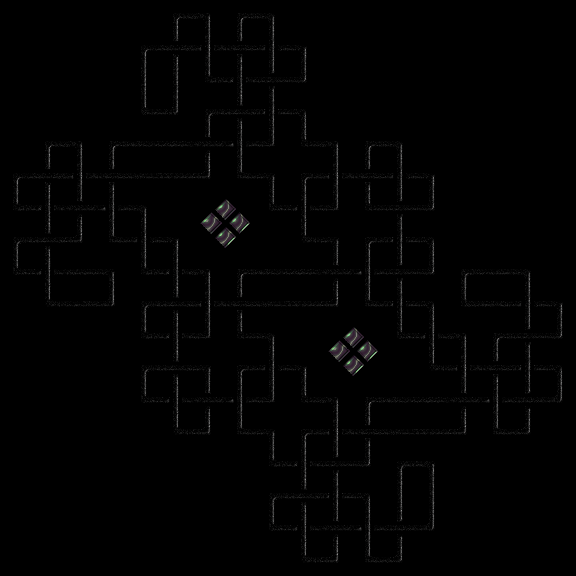

Rendered tile map (Tiled .tmx) drawn with the repository's tilesets; below, a short description and the full map source, tile grids included:
An orthogonal 9x9 tile map with 64x64 px tiles, 4 tile layers (Hidden Items, Items, Blocks, BlockExtras), 1 hidden layer not drawn, 3 tilesets.

<map version="1.8" tiledversion="1.10.2" orientation="orthogonal" renderorder="right-down" width="9" height="9" tilewidth="64" tileheight="64" infinite="0" nextlayerid="11" nextobjectid="173">
 <properties>
  <property name="Boundary Type" propertytype="Boundary Type" value="LeftRightTopBottom" />
 </properties>
 <tileset firstgid="1" source="../StaticObjects.tsx" />
 <tileset firstgid="89" source="../BoxDrawing.tsx" />
 <tileset firstgid="105" source="Lattice.tsx" />
 <layer id="4" name="Hidden Items" width="9" height="9">
  <data encoding="csv">
0,0,0,0,0,0,0,0,0,
0,0,0,0,0,0,0,0,0,
0,0,0,0,0,0,0,0,0,
0,0,0,0,0,0,0,0,0,
0,0,0,0,0,0,0,0,0,
0,0,0,0,0,0,0,0,0,
0,0,0,0,0,0,0,0,0,
0,0,0,0,0,0,0,0,0,
0,0,0,0,0,0,0,0,0
</data>
 </layer>
 <layer id="2" name="Items" width="9" height="9">
  <data encoding="csv">
0,0,0,0,0,0,0,0,0,
0,0,0,0,0,0,0,0,0,
0,0,0,0,0,0,0,0,0,
0,0,0,0,0,0,0,0,0,
0,0,0,0,0,0,0,0,0,
0,0,0,0,0,0,0,0,0,
0,0,0,0,0,0,0,0,0,
0,0,0,0,0,0,0,0,0,
0,0,0,0,0,0,0,0,0
</data>
 </layer>
 <layer id="1" name="Blocks" width="9" height="9">
  <data encoding="csv">
0,0,110,111,112,0,0,0,0,
0,0,117,114,116,0,0,0,0,
110,111,107,119,115,111,112,0,0,
114,119,112,25,118,115,116,0,0,
118,108,114,111,107,119,116,106,112,
0,0,114,115,112,25,118,111,116,
0,0,118,119,115,111,107,119,120,
0,0,0,0,114,116,109,0,0,
0,0,0,0,118,119,120,0,0
</data>
 </layer>
 <layer id="10" name="BlockExtras" width="9" height="9">
  <data encoding="csv">
0,0,0,0,0,0,0,0,0,
0,0,0,0,0,0,0,0,0,
0,0,0,0,0,0,0,0,0,
0,0,0,0,0,0,0,0,0,
0,0,0,0,0,0,0,0,0,
0,0,0,0,0,0,0,0,0,
0,0,0,0,0,0,0,0,0,
0,0,0,0,0,0,0,0,0,
0,0,0,0,0,0,0,0,0
</data>
 </layer>
 <layer id="9" name="Walls" width="9" height="9" visible="0" offsetx="-16" offsety="-16">
  <data encoding="csv">
0,0,94,91,91,96,0,0,0,
0,0,97,94,96,97,0,0,0,
94,91,103,103,100,98,91,96,0,
97,94,95,95,100,98,96,97,0,
97,102,100,98,103,103,100,98,91,
102,91,100,98,95,95,100,98,96,
0,0,97,102,100,98,103,103,104,
0,0,102,91,100,98,95,95,91,
0,0,0,0,97,102,104,97,0
</data>
 </layer>
 <objectgroup id="3" name="Actors" />
</map>
